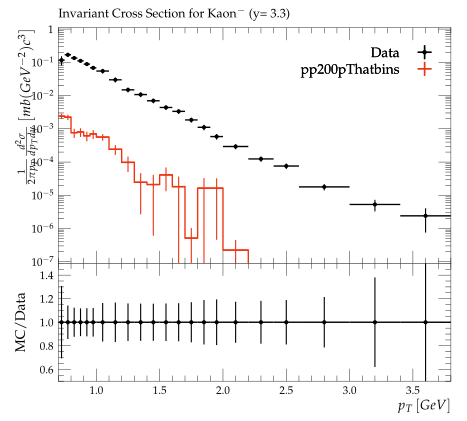

This figure's Python source:
#! /usr/bin/env python3

# This Python script was auto-generated using YODA v2.1.0.
# Analysis object: /BRAHMS_2007_I742956/d10-x01-y01
# Timestamp: 08-10-2025 (02:59:01)

import matplotlib as mpl
import matplotlib.pyplot as plt
mpl.use('Agg') # comment out for interactive use
import os
import numpy as np
from numpy import nan, inf

plotDir = os.path.split(os.path.realpath(__file__))[0]
if 'YODA_USER_PLOT_PATH' in globals():
    plot_outdir = globals()['YODA_USER_PLOT_PATH']
else:
    plot_outdir = plotDir

#plot style
plt.style.use(os.path.join(plotDir, '../default.mplstyle'))
# plot metadata
figW, figH = plt.rcParams['figure.figsize']
ax_xLabel = r'$p_T \left[GeV\right]$'
ax_yLabel = r'$\frac{1}{2\pi{p_{T}}}\frac{d^2\sigma}{dp_{T}dy}\left[mb(GeV^{-2})c^3\right]$'
ax_title  = r'Invariant Cross Section for Kaon$^-$ (y= 3.3)'
ax_xScale = 'linear'
ax_yScale = 'log'
xLims = (0.7, 3.8)
yLims = (9e-08, 1.1)

# TeX-friendly labels for the legend
labels = {
    'legend' : ([ r"Data", r"pp200pThatbins" ], r""),
}

# Adjust canvas width and height
canvasW = 10.0
canvasH = 9.0
figW *= canvasW/10.
figH *= canvasH/9.

# Create figure and axis objects
fig, (ax, ratio0_ax) = plt.subplots(2, 1, sharex=True,
                  figsize=(figW,figH), gridspec_kw={'height_ratios': (6.0, 3.0)})

# Set figure margins
plt.subplots_adjust(
    left   = 1.0 * plt.rcParams['figure.subplot.left'],
    right  = 1.0 * plt.rcParams['figure.subplot.right'],
    top    = 1.0 * plt.rcParams['figure.subplot.top'],
    bottom = 1.0 * plt.rcParams['figure.subplot.bottom'])

ratio0_ax.yaxis.set_major_locator(mpl.ticker.MultipleLocator(0.2))
ratio0_ax.set_ylim(0.5, 1.4999)
ratio0_ax.set_ylabel('MC/Data')

# the numerical data is stored in a separate file
dataf = dict()
prefix = os.path.split(__file__)[0]
if prefix:    prefix = prefix + '/'
exec(open(prefix+'d10-x01-y01__data.py').read(), dataf)


legend_handles = dict() # keep track of handles for the legend

# style options for curves
# starts at zorder>=5 to draw curve on top of legend
styles = {
  'Data': {
    'color' : 'black',
    'linestyle' : '-',
    'linewidth' : 1,
    'marker' : 'o',
    'markersize' : 2,
    'capsize' : 0.0,
    'zorder' : 5,
    'histstyle' : 0,
    'drawstyle' : 'steps-pre',
    'xerrorbars' : 1,
    'yerrorbars' : 1,
    'fillcolor' : None,
    'fillopacity' : 1.0,
    'ratio0_linestyle' : '-',
    'ratio0_linewidth' : 1,
    'ratio0_marker' : 'o',
    'ratio0_markersize' : 2,
    'ratio0_capsize' : 0.0,
    'ratio0_zorder' : 5,
    'ratio0_histstyle' : 0,
    'ratio0_drawstyle' : 'steps-pre',
    'ratio0_xerrorbars' : 1,
    'ratio0_yerrorbars' : 1,
  },
  'pp200pThatbins.yoda': {
    'color' : '#EE3311',
    'linestyle' : '-',
    'linewidth' : 1,
    'marker' : 'none',
    'markersize' : 2,
    'capsize' : 0.0,
    'zorder' : 6,
    'histstyle' : 1,
    'drawstyle' : 'steps-pre',
    'xerrorbars' : 1,
    'yerrorbars' : 1,
    'fillcolor' : None,
    'fillopacity' : 1.0,
    'ratio0_linestyle' : '-',
    'ratio0_linewidth' : 1,
    'ratio0_marker' : 'none',
    'ratio0_markersize' : 2,
    'ratio0_capsize' : 0.0,
    'ratio0_zorder' : 6,
    'ratio0_histstyle' : 1,
    'ratio0_drawstyle' : 'steps-pre',
    'ratio0_xerrorbars' : 1,
    'ratio0_yerrorbars' : 1,
  },
}

# curve from input yoda files in main panel
for label, yvals in dataf['yvals'].items():
    if all(np.isnan(v) for v in dataf['yvals'][label]):
        continue
    tmp = None
    if styles[label]['histstyle']: # draw as histogram
        xpos = dataf['xedges'][label] if styles[label]['drawstyle'] else dataf['xpoints'][label]
        ypos = np.insert(yvals, 0, yvals[0]) if styles[label]['drawstyle'] else yvals
        if styles[label]['fillcolor']: # fill area below curve
            ax.fill_between(xpos, ypos, step='pre',
                            color=styles[label]['fillcolor'],
                            alpha=styles[label]['fillopacity'])
        tmp, = ax.plot(xpos, ypos,
                       color=styles[label]['color'],
                       linestyle=styles[label]['linestyle'],
                       linewidth=styles[label]['linewidth'],
                       drawstyle=styles[label]['drawstyle'], solid_joinstyle='miter',
                       zorder=styles[label]['zorder'], label=label)
    tmp = ax.errorbar(dataf['xpoints'][label], yvals,
                      xerr=np.array(dataf['xerrs'][label])*styles[label]['xerrorbars'],
                      yerr=np.array(dataf['yerrs'][label])*styles[label]['yerrorbars'],
                      fmt=styles[label]['marker'], capsize=styles[label]['capsize'],
                      markersize=styles[label]['markersize'],
                      ecolor=styles[label]['color'],
                      color=styles[label]['color'], zorder=styles[label]['zorder'])
    tmp[-1][0].set_linestyle(styles[label]['linestyle'])
    tmp[-1][0].set_linewidth(styles[label]['linewidth'])
    if label in dataf['add_legend_handle']:  legend_handles[label] = tmp
    for varLabel in dataf['variation_yvals'].keys():
        if varLabel.startswith(label):
            tmp, = ax.plot(dataf['xedges'][label], dataf['variation_yvals'][varLabel],
                           color=styles[label]['color'],
                           linestyle=styles[label]['linestyle'],
                           linewidth=styles[label]['linewidth'],
                           drawstyle='steps-pre', solid_joinstyle='miter',
                           zorder=styles[label]['zorder'], alpha=0.5)


# plots on ratio panel
# curve from input yoda files in ratio panel
for label, yvals in dataf['ratio0_yvals'].items():
    if all(np.isnan(v) for v in yvals):
        continue
    if styles[label]['ratio0_histstyle']: # plot as histogram
        xpos = dataf['xedges']['Data'] if styles[label]['ratio0_drawstyle'] else dataf['xpoints']['Data']
        ypos = np.insert(yvals, 0, yvals[0]) if styles[label]['ratio0_drawstyle'] else yvals
        ratio0_ax.plot(xpos, ypos,
                       color=styles[label]['color'],
                       linewidth=styles[label]['linewidth'],
                       linestyle=styles[label]['ratio0_linestyle'],
                       drawstyle=styles[label]['ratio0_drawstyle'], zorder=styles[label]['zorder'],
                       solid_joinstyle='miter')
    tmp = ratio0_ax.errorbar(dataf['xpoints']['Data'], yvals,
                             xerr=np.array(dataf['ref_xerrs'])*styles[label]['ratio0_xerrorbars'],
                             yerr=np.array(dataf['ratio0_yerrs'][label])*styles[label]['ratio0_yerrorbars'],
                             fmt=styles[label]['ratio0_marker'], capsize=styles[label]['ratio0_capsize'],
                             markersize=styles[label]['ratio0_markersize'],
                             ecolor=styles[label]['color'],
                             color=styles[label]['color'])
    tmp[-1][0].set_linestyle(styles[label]['ratio0_linestyle'])
    tmp[-1][0].set_linewidth(styles[label]['ratio0_linewidth'])

    for varlabel in dataf['ratio0_variation_vals'].keys():
        if varlabel.startswith(label):
            ratio0_ax.plot(dataf['xedges']['Data'],
                            dataf['ratio0_variation_vals'][varlabel],
                            color=styles[label]['color'],
                            linestyle=styles[label]['linestyle'],
                            linewidth=styles[label]['linewidth'],
                            drawstyle='steps-pre', solid_joinstyle='miter',
                            zorder=1, alpha=0.5)

legend_items = list(legend_handles.values())
ax.add_artist(ax.legend(legend_items,
                        labels['legend'][0],
                        title=labels['legend'][1],
                        alignment='right',
                        loc='upper right',
                        bbox_to_anchor=(1.0, 0.97),markerfirst=False))

# set plot metadata as defined above
ratio0_ax.set_xlabel(ax_xLabel)
ratio0_ax.xaxis.set_label_coords(1., -0.15)
ax.set_ylabel(ax_yLabel, ha='right', va='top')
ax.yaxis.set_label_coords(-0.11, 1.0)
ax.set_title(ax_title, loc='left')
ax.set_xscale(ax_xScale)
ax.set_yscale(ax_yScale)
ax.set_xlim(xLims)
ax.set_ylim(yLims)

# tick formatting
plt.rcParams['xtick.top'] = True
plt.rcParams['ytick.right'] = True
ax.yaxis.set_major_locator(mpl.ticker.LogLocator(base=10.0, numticks=np.inf))
ax.yaxis.set_minor_locator(mpl.ticker.LogLocator(
                           base=10.0, subs=np.arange(0.1, 1, 0.1), numticks=np.inf))
fig.align_ylabels((ax, ratio0_ax))
plt.savefig(os.path.join(plot_outdir, 'd10-x01-y01.pdf'), format='PDF')
plt.savefig(os.path.join(plot_outdir, 'd10-x01-y01.png'), format='PNG')

plt.close(fig)
